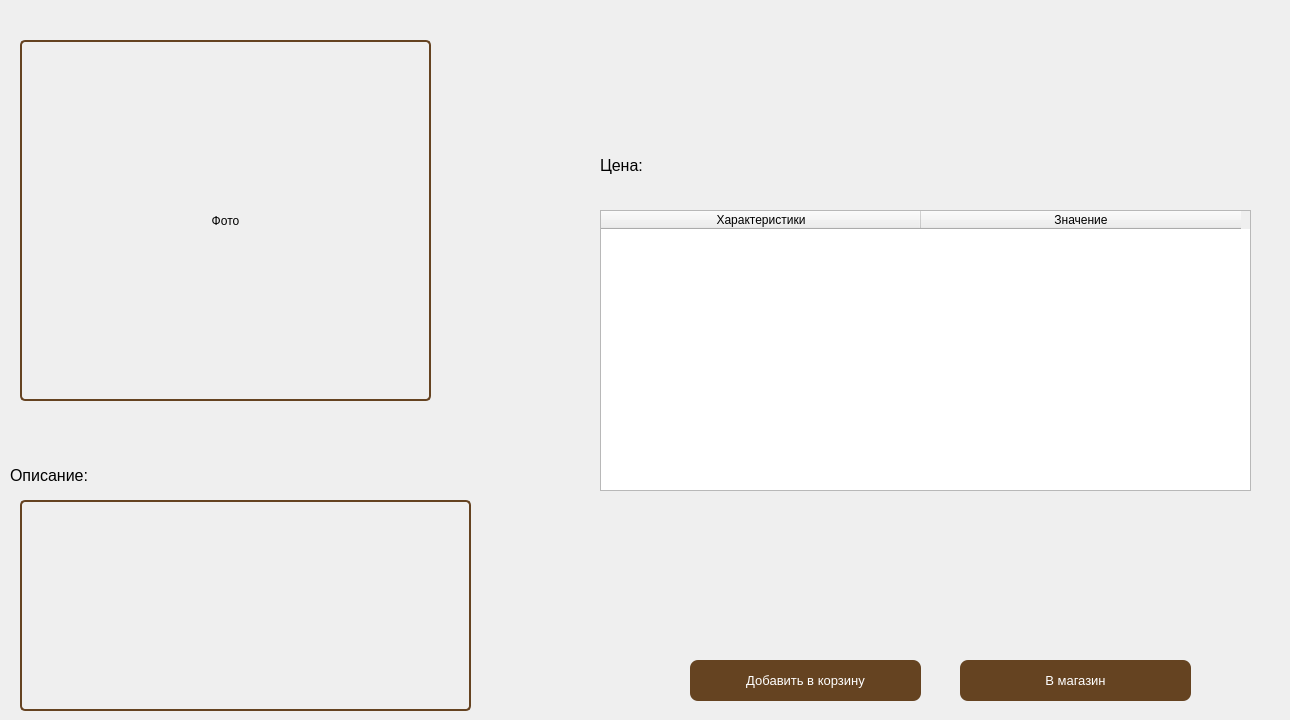
    <widget class="QWidget" name="page_product">
     <widget class="QLabel" name="label_image">
      <property name="geometry">
       <rect>
        <x>20</x>
        <y>40</y>
        <width>411</width>
        <height>361</height>
       </rect>
      </property>
      <property name="styleSheet">
       <string notr="true">border: 2px solid #654321;
border-radius: 5px;  /* Закругление углов */
padding: 5px;  /* Отступы внутри QLabel */</string>
      </property>
      <property name="text">
       <string>Фото</string>
      </property>
      <property name="scaledContents">
       <bool>true</bool>
      </property>
      <property name="alignment">
       <set>Qt::AlignCenter</set>
      </property>
     </widget>
     <widget class="QLabel" name="label_name_product">
      <property name="geometry">
       <rect>
        <x>570</x>
        <y>40</y>
        <width>711</width>
        <height>41</height>
       </rect>
      </property>
      <property name="font">
       <font>
        <pointsize>19</pointsize>
       </font>
      </property>
      <property name="styleSheet">
       <string notr="true"/>
      </property>
      <property name="text">
       <string/>
      </property>
      <property name="alignment">
       <set>Qt::AlignCenter</set>
      </property>
     </widget>
     <widget class="QLabel" name="label_price">
      <property name="geometry">
       <rect>
        <x>600</x>
        <y>150</y>
        <width>71</width>
        <height>31</height>
       </rect>
      </property>
      <property name="font">
       <font>
        <pointsize>12</pointsize>
       </font>
      </property>
      <property name="styleSheet">
       <string notr="true"/>
      </property>
      <property name="text">
       <string>Цена:</string>
      </property>
     </widget>
     <widget class="QLabel" name="label_input_price">
      <property name="geometry">
       <rect>
        <x>670</x>
        <y>150</y>
        <width>121</width>
        <height>31</height>
       </rect>
      </property>
      <property name="font">
       <font>
        <pointsize>11</pointsize>
       </font>
      </property>
      <property name="styleSheet">
       <string notr="true"/>
      </property>
      <property name="text">
       <string/>
      </property>
      <property name="alignment">
       <set>Qt::AlignCenter</set>
      </property>
     </widget>
     <widget class="QLabel" name="label_about">
      <property name="geometry">
       <rect>
        <x>10</x>
        <y>460</y>
        <width>101</width>
        <height>31</height>
       </rect>
      </property>
      <property name="font">
       <font>
        <pointsize>12</pointsize>
       </font>
      </property>
      <property name="styleSheet">
       <string notr="true"/>
      </property>
      <property name="text">
       <string>Описание:</string>
      </property>
     </widget>
     <widget class="QWidget" name="verticalLayoutWidget_4">
      <property name="geometry">
       <rect>
        <x>600</x>
        <y>210</y>
        <width>651</width>
        <height>281</height>
       </rect>
      </property>
      <layout class="QVBoxLayout" name="verticalLayout">
       <item>
        <widget class="QTableWidget" name="tableWidget_characteristic">
         <attribute name="horizontalHeaderDefaultSectionSize">
          <number>320</number>
         </attribute>
         <attribute name="horizontalHeaderShowSortIndicator" stdset="0">
          <bool>false</bool>
         </attribute>
         <attribute name="horizontalHeaderStretchLastSection">
          <bool>false</bool>
         </attribute>
         <column>
          <property name="text">
           <string>Характеристики</string>
          </property>
          <property name="textAlignment">
           <set>AlignCenter</set>
          </property>
         </column>
         <column>
          <property name="text">
           <string>Значение</string>
          </property>
          <property name="textAlignment">
           <set>AlignCenter</set>
          </property>
         </column>
        </widget>
       </item>
      </layout>
     </widget>
     <widget class="QPushButton" name="btn_shop">
      <property name="geometry">
       <rect>
        <x>960</x>
        <y>660</y>
        <width>231</width>
        <height>41</height>
       </rect>
      </property>
      <property name="font">
       <font>
        <pointsize>10</pointsize>
       </font>
      </property>
      <property name="styleSheet">
       <string notr="true">QPushButton:enabled {
    background-color: #654321;
    color: white;
    border-radius: 8px;
}

QPushButton:disabled {
    background-color: rgba(160, 82, 45, 0.5);
    color: rgba(255, 255, 255, 0.5);
    border-radius: 8px;
}
</string>
      </property>
      <property name="text">
       <string>В магазин</string>
      </property>
     </widget>
     <widget class="QPushButton" name="btn_cart_2">
      <property name="geometry">
       <rect>
        <x>690</x>
        <y>660</y>
        <width>231</width>
        <height>41</height>
       </rect>
      </property>
      <property name="font">
       <font>
        <pointsize>10</pointsize>
       </font>
      </property>
      <property name="styleSheet">
       <string notr="true">QPushButton:enabled {
    background-color: #654321;
    color: white;
    border-radius: 8px;
}

QPushButton:disabled {
    background-color: rgba(160, 82, 45, 0.5);
    color: rgba(255, 255, 255, 0.5);
    border-radius: 8px;
}
</string>
      </property>
      <property name="text">
       <string>Добавить в корзину</string>
      </property>
     </widget>
     <widget class="QLabel" name="label_input_about">
      <property name="geometry">
       <rect>
        <x>20</x>
        <y>500</y>
        <width>451</width>
        <height>211</height>
       </rect>
      </property>
      <property name="font">
       <font>
        <pointsize>10</pointsize>
       </font>
      </property>
      <property name="styleSheet">
       <string notr="true">border: 2px solid #654321;
border-radius: 5px;  /* Закругление углов */
padding: 5px;  /* Отступы внутри QLabel */

</string>
      </property>
      <property name="text">
       <string/>
      </property>
      <property name="alignment">
       <set>Qt::AlignLeading|Qt::AlignLeft|Qt::AlignTop</set>
      </property>
      <property name="wordWrap">
       <bool>true</bool>
      </property>
     </widget>
    </widget>
